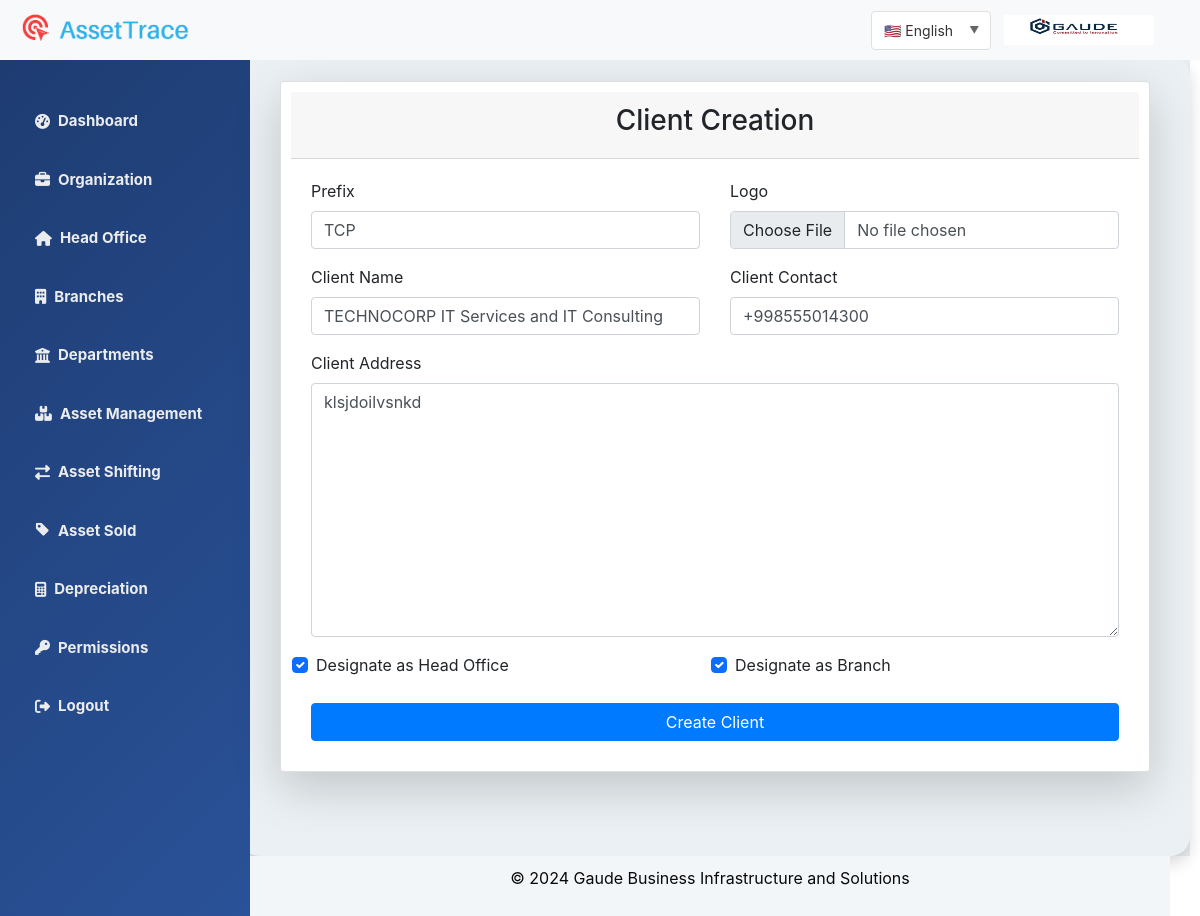
The app's page /edit_client/1/ (signed in) with its own data.
### authentication/models.py (models this page shows, shortened)
class Client(models.Model):
    prefix = models.CharField(max_length=10, unique=True)
    client_name = models.CharField(max_length=255)
    client_address = models.CharField(max_length=255)
    client_contact = models.CharField(max_length=15,validators=[validate_phone_number],unique=True,help_text="Enter phone number with country code (e.g., +911234567890)")
    is_head_office = models.BooleanField(default=False)
    is_branch = models.BooleanField(default=False)
    logo_image=models.ImageField(upload_to='offiec_logo')
    created_at=models.DateTimeField(auto_now_add=True)

### authentication/views.py (the view)
# urls.py: path('edit_client/<int:pk>/', views.edit_client, name='edit_client'),
def edit_client(request, pk):
    client = get_object_or_404(Client, pk=pk)
    if request.method == 'POST':
        form = ClientForm(request.POST,request.FILES, instance=client)
        if form.is_valid():
            client = form.save(commit=False)
            is_head_office = form.cleaned_data['is_head_office']
            is_branch = form.cleaned_data['is_branch']
            client.save()
            head_office = HeadOffice.objects.filter(client=client).first()
            if is_head_office:
                if head_office:
                    head_office.prefix = client.prefix
                    head_office.name = client.client_name
                    head_office.address = client.client_address
                    head_office.contact_number = client.client_contact,
                    head_office.logo_image=client.logo_image
                    head_office.save()
                else:
                    head_office = HeadOffice.objects.create(
                        prefix=client.prefix,
                        client=client,
                        name=client.client_name,
                        address=client.client_address,
                        contact_number=client.client_contact,
                        logo_image=client.logo_image
                    )
            if is_branch:
                branch = Branches.objects.filter(head_office=head_office).first()
                if branch:
                    branch.prefix = client.prefix
                    branch.branch_name = client.client_name
                    branch.branch_address = client.client_address
                    branch.branch_contact_number = client.client_contact
                    branch.logo_image=client.logo_image
                    branch.save()
                else:
                    Branches.objects.create(
                        prefix=client.prefix,
                        head_office=head_office,
                        branch_name=client.client_name,
                        branch_address=client.client_address,
                        branch_contact_number=client.client_contact,
                        logo_image=client.logo_image
                    )
            messages.success(request, 'Client updated successfully')
            return redirect('master_admin_dashboard')
        else:
            messages.error(request, 'Updating client error occurred')
    else:
        form = ClientForm(instance=client)
    return render(request, 'authentication/client.html', {'form': form})

### authentication/forms.py (shortened to what this page needs)
class ClientForm(forms.ModelForm):
    client_contact = forms.CharField(
        validators=[validate_phone_number],
        widget=forms.TextInput(attrs={'class': 'form-control'}),
        required=True
    )
    class Meta:
        model = Client
        fields = ['prefix', 'client_name', 'client_address', 'client_contact', 'is_head_office', 'is_branch','logo_image']
        widgets = {
            'prefix': forms.TextInput(attrs={'class': 'form-control'}),
            'client_name': forms.TextInput(attrs={'class': 'form-control'}),
            'client_address': forms.Textarea(attrs={'class': 'form-control'}),
            'client_contact': forms.TextInput(attrs={'class': 'form-control'}),
            'is_head_office': forms.CheckboxInput(attrs={'class': 'form-check-input'}),
            'is_branch': forms.CheckboxInput(attrs={'class': 'form-check-input'}),
            'logo_image':forms.FileInput(attrs={'class':'form-control'})
        }
    def __init__(self, *args, **kwargs):
        self.user = kwargs.pop('user', None)
        super(ClientForm, self).__init__(*args, **kwargs)

### authentication/context_processors.py (called while the page is built)
def user_role(request):
    if request.user.is_authenticated:
        user = request.user
        if user.is_superuser:
            role = 'master'
        elif user.is_superadmin:
            role = 'super_admin'
        elif user.is_admin:
            role = 'admin'
        else:
            role = 'unknown'
    else:
        role = 'guest'
    return {'user_role': role}

def logo_context(request):
    if not request.user.is_authenticated:
        return {}
    user = request.user
    if user.head_office and user.head_office.logo_image:
        logo_url = user.head_office.logo_image.url
    elif user.branch and user.branch.logo_image:
        logo_url = user.branch.logo_image.url
    else:
        logo_url = None
    return {
        'logo_url': logo_url,
    }

### templates/authentication/client.html (shortened to what this page needs)
{% extends 'authentication/dashboard.html' %}
{% block body %}
    <div class="container">
        <div class="row justify-content-center">
            <div class="col-md-12">
                <div class="card shadow-lg">
                    <div class="card-header text-center">
                        <h3>Client Creation</h3>
                    </div>
                    <div class="card-body">
                        <form action="" method="post" enctype="multipart/form-data">
                            <div class="row mb-3">
                                <div class="col">
                                    <label for="{{ form.prefix.id_for_label }}" class="form-label">Prefix</label>
                                    {{ form.prefix }}
                                </div>
                                    <div class="col">
                                        <label for="{{ form.logo.id_for_label }}" class="form-label">Logo</label>
                                        {{ form.logo_image }}
                                    </div>
                            </div>
                            <div class="row mb-3">
                                <div class="col">
                                    <label for="{{ form.client_name.id_for_label }}" class="form-label">Client Name</label>
                                    {{ form.client_name }}
                                </div>
                                <div class="col">
                                    <label for="{{ form.client_contact.id_for_label }}" class="form-label">Client Contact</label>
                                    {{ form.client_contact }}
                                </div>
                            </div>
                            <div class="row mb-3">
                                <div class="col">
                                    <label for="{{ form.client_address.id_for_label }}" class="form-label">Client Address</label>
                                    {{ form.client_address }}
                                </div>
                            </div>
                            <div class="row mb-3">
                                <div class="col form-check">
                                    {{ form.is_head_office }}
                                    <label for="{{ form.is_head_office.id_for_label }}" class="form-check-label">Designate as Head Office</label>
                                </div>
                                <div class="col form-check">
                                    {{ form.is_branch }}
                                    <label for="{{ form.is_branch.id_for_label }}" class="form-check-label">Designate as Branch</label>
                                </div>
                            </div>
                            <div class="d-grid gap-2 mt-4">
                                <button type="submit" class="btn btn-primary btn-block">Create Client</button>
                            </div>
                        </form>
                    </div>
                </div>
            </div>
        </div>
    </div>
{% endblock %}

### static/css/style.css (style rules this page uses)
body { font-family: 'Wittgenstein', sans-serif; background-color: #babcbd; padding-top: 56px; }
.card { padding: 10px; margin: 15px; border-radius: 10px; }

### records on screen
Client: prefix "TCP", client_name "TECHNOCORP IT Services and IT Consulting", client_contact "+998555014300", client_address "klsjdoilvsnkd", is_head_office "☑", is_branch "☑"
